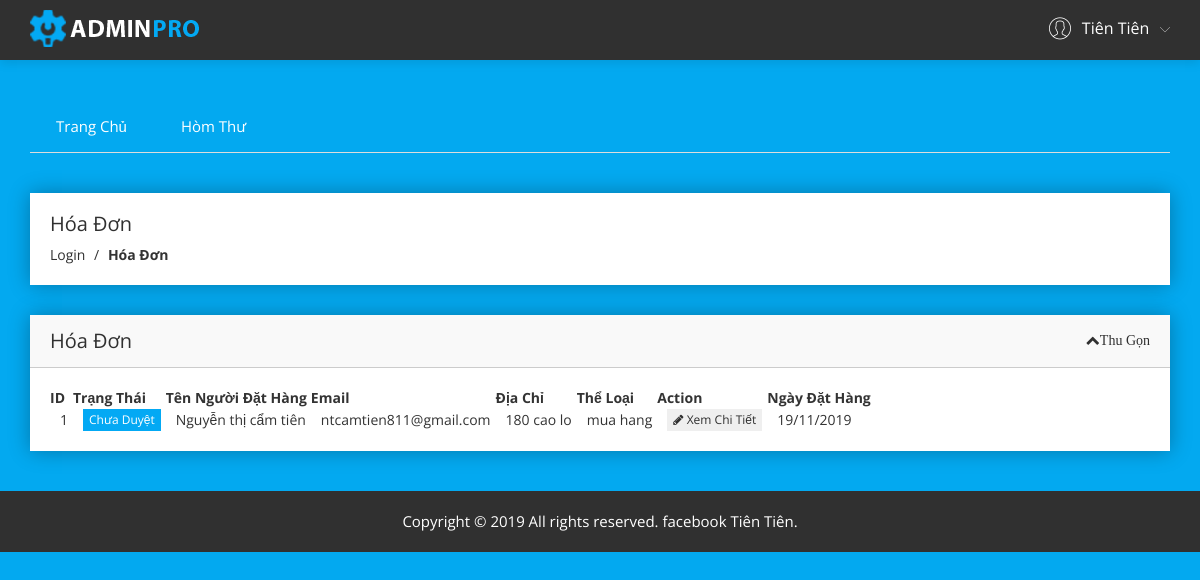
The page /admin/quanly.php on the database its author committed.
### tables this page shows
CREATE TABLE `hoa_don` (
  `id` int(11) NOT NULL,
  `ten_nguoi_mua` varchar(256) NOT NULL,
  `email` varchar(256) NOT NULL,
  `dia_chi` mediumtext NOT NULL,
  `dien_thoai` varchar(256) NOT NULL,
  `noi_dung` mediumtext NOT NULL,
  `hang_duoc_mua` mediumtext NOT NULL,
  `trang_thai` varchar(255) NOT NULL,
  `ngay_dat_hang` varchar(255) NOT NULL
);

### admin/quanly.php (the view, shortened to what this page needs)
<!doctype html>
<html class="no-js" lang="en">
<head>
    <link rel="stylesheet" href="css/bootstrap.min.css">
    <link rel="stylesheet" href="css/font-awesome.min.css">
    <link rel="stylesheet" href="css/adminpro-custon-icon.css">
    <link rel="stylesheet" href="css/meanmenu.min.css">
    <link rel="stylesheet" href="css/jquery.mCustomScrollbar.min.css">
    <link rel="stylesheet" href="css/animate.css">
    <link rel="stylesheet" href="css/data-table/bootstrap-table.css">
    <link rel="stylesheet" href="css/data-table/bootstrap-editable.css">
    <link rel="stylesheet" href="css/normalize.css">
    <link rel="stylesheet" href="css/c3.min.css">
    <link rel="stylesheet" href="style.css">
    <link rel="stylesheet" href="css/responsive.css">
</head>
<body>
    <div class="header-top-area">
        <div class="container">
            <div class="row">
                <div class="col-lg-3 col-md-3 col-sm-6 col-xs-12">
                    <div class="admin-logo">
                        <a href="quanly.php"><img src="img/logo/log.png" alt="" />
                        </a>
                    </div>
                </div>
                <div class="col-lg-4 col-md-9 col-sm-6 col-xs-12">
                    <div class="header-right-info">
                        <ul class="nav navbar-nav mai-top-nav header-right-menu">
                            <li class="nav-item dropdown">
                            <li class="nav-item">
                                <a href="#" data-toggle="dropdown" role="button" aria-expanded="false" class="nav-link dropdown-toggle">
                                    <span class="adminpro-icon adminpro-user-rounded header-riht-inf"></span>
                                    <span class="admin-name">Tiên Tiên</span>
                                    <span class="author-project-icon adminpro-icon adminpro-down-arrow"></span>
                                </a>
                            </li>
                                                </ul>
                                            </div>
                                        </div>
                                    </div>
                                </div>
                    </div>
    <div class="main-menu-area mg-tb-40">
        <div class="container">
            <div class="row">
                <div class="col-lg-12">
                    <ul class="nav nav-tabs custom-menu-wrap">
                        <li><a data-toggle="tab" href="#Home">Trang Chủ</a>
                        </li>
                        <li><a data-toggle="tab" href="#mailbox">Hòm Thư</a>
                        </li>
                    </ul>
                </div>
            </div>
        </div>
    </div>
    <div class="breadcome-area mg-b-30">
        <div class="container">
            <div class="row">
                <div class="col-lg-12">
                    <div class="breadcome-list map-mg-t-40-gl shadow-reset">
                        <div class="breadcome-heading">
                            <h2>Hóa Đơn</h2>
                        </div>
                        <ul class="breadcome-menu">
                            <li><a href="../login.php">Login</a> <span class="bread-slash">/</span>
                            </li>
                            <li><span class="bread-blod">Hóa Đơn</span>
                            </li>
                        </ul>
                    </div>
                </div>
            </div>
        </div>
    </div>
    <div class="admin-dashone-data-table-area mg-b-40">
        <div class="container">
            <div class="row">
                <div class="col-lg-12">
                    <div class="sparkline8-list shadow-reset">
                        <div class="sparkline8-hd">
                            <div class="main-sparkline8-hd">
                                <h1>Hóa Đơn</h1>
                                <div class="sparkline8-outline-icon">
                                    <span class="sparkline8-collapse-link"><i class="fa fa-chevron-up">Thu Gọn</i></span>
                                </div>
                            </div>
                        </div>
                        <div class="sparkline8-graph">
                            <div class="datatable-dashv1-list custom-datatable-overright">
                                <table id="table" data-toggle="table" data-pagination="true" data-search="true" data-show-columns="true" data-show-pagination-switch="true" data-show-refresh="true" data-key-events="true" data-show-toggle="true" data-resizable="true" data-cookie="true" data-cookie-id-table="saveId" data-show-export="true" data-click-to-select="true" data-toolbar="#toolbar">
                                    <thead>
                                        <tr>
                                            <th data-field="id">ID</th>
                                            <th data-field="status">Trạng Thái</th>
                                            <th data-field="name" data-editable="true">Tên Người Đặt Hàng</th>
                                            <th data-field="company" data-editable="true">Email</th>
                                            <th data-field="complete">Địa Chỉ</th>
                                            <th data-field="task" data-editable="true">Thể Loại</th>
                                            <th data-field="action">Action</th>
                                            <th data-field="date">Ngày Đặt Hàng</th>
                                        </tr>
                                    </thead>
                            <tbody>
                                <?php require("../configsever.php");?>
                                <?php
                                $query = "SELECT * FROM hoa_don";
                                $result = mysqli_query($conn, $query);
                                if (mysqli_num_rows($result) > 0)
                                {   $i=0;
                                    while ($row = mysqli_fetch_assoc($result))
                                    {
                                        $i++;
                                        $id=$row['id'];
                                        $name=$row['ten_nguoi_mua'];
                                        $email=$row['email'];
                                        $diachi=$row['dia_chi'];
                                        $ghichu=$row['noi_dung'];
                                        $trangthai=$row['trang_thai'];
                                        $ngaydathang=$row['ngay_dat_hang'];
                                    echo" <tr>";
                                    echo" <td>$i</td>";
                                    echo" <td>";
                                    echo"<div class='btn-group project-list-ad'>";
                                    echo"<button class='btn btn-white btn-xs'>$trangthai</button>";
                                    echo"</div>";
                                    echo"</td>";
                                    echo"<td>$name</td>";
                                    echo"<td>$email</td>";
                                    echo"<td>$diachi</td>";
                                    echo"<td>$ghichu</td>";
                                    echo"<td>";
                                    echo"<div class='btn-group project-list-action'>";
                                    echo" <a href='chitiet.php?action=add&id=$id'><button class='btn btn-white btn-xs'><i class='fa fa-pencil'></i> Xem Chi Tiết</button></a>";
                                    echo"</div>";
                                    echo" </td>";
                                    echo"<td>$ngaydathang</td>";
                                    echo"</tr>";
                                    }
                                }
                                ?>
                                      </tbody>
                                </table>
                            </div>
                        </div>
                    </div>
                </div>
            </div>
        </div>
    </div>
    <div class="footer-copyright-area">
        <div class="container">
            <div class="row">
                <div class="col-lg-12">
                    <div class="footer-copy-right">
                        <p>Copyright &#169; 2019 All rights reserved. facebook <a href="https://www.facebook.com/thien.rom.11a4">Tiên Tiên</a>.</p>
                    </div>
                </div>
            </div>
        </div>
    </div>
</body>
</html>

### rows shown on the page
hoa_don: trang_thai "Chưa Duyệt", ten_nguoi_mua "Nguyễn thị cẩm tiên", email "ntcamtien811@gmail.com", dia_chi "180 cao lo", noi_dung "mua hang", ngay_dat_hang "19/11/2019"
